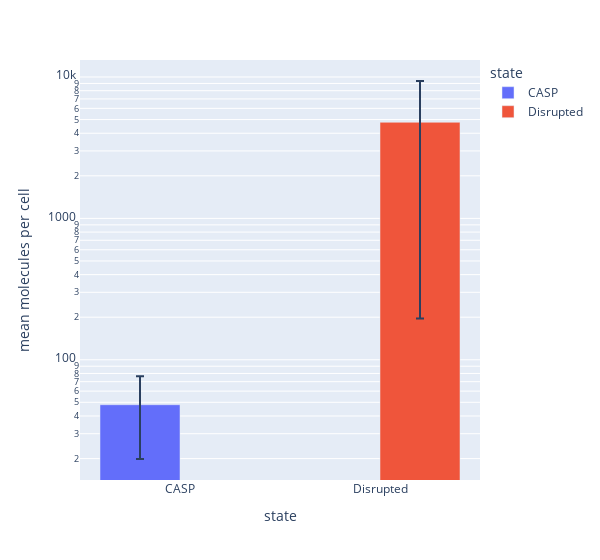

Notebook cell for this chart:
### Code cell
# since there are a lot rRNA, tRNA and ncRNA in the data, we will remove them from the data when calculating the mean molecules per cell:

total_MPC = RPK[RPK['biotype']=='protein_coding'].groupby('file')['ERCC normalized data molecules per cell'].sum().reset_index()
total_MPC['replicate'] = total_MPC['file'].apply(lambda x: x.split('_')[-1])
total_MPC['state'] = total_MPC['file'].apply(lambda x: x.split('_')[0])
total_MPC_stats = total_MPC.groupby(['state'])['ERCC normalized data molecules per cell'].mean().reset_index()
total_MPC_stats = total_MPC_stats.rename(columns={'ERCC normalized data molecules per cell':'mean molecules per cell'})
total_MPC_stats['std molecules per cell'] = total_MPC.groupby(['state'])['ERCC normalized data molecules per cell'].std().reset_index()['ERCC normalized data molecules per cell']
# bar plot of the mean molecules per cell:
fig = px.bar(total_MPC_stats,x='state',y='mean molecules per cell',error_y='std molecules per cell',color='state',barmode='group',log_y=True,width=600)
fig.show()

### Figure 1 — Plotly figure (JSON) as saved in the notebook; plotly's stock layout.template omitted (floating-point values rounded to 4 significant figures)
{"data": [{"alignmentgroup": "True", "error_y": {"array": [28.22]}, "hovertemplate": "state=%{x}<br>mean molecules per cell=%{y}<extra></extra>", "legendgroup": "CASP", "marker": {"color": "#636efa", "pattern": {"shape": ""}}, "name": "CASP", "offsetgroup": "CASP", "orientation": "v", "showlegend": true, "textposition": "auto", "type": "bar", "x": ["CASP"], "xaxis": "x", "y": [48.09], "yaxis": "y"}, {"alignmentgroup": "True", "error_y": {"array": [4587.0]}, "hovertemplate": "state=%{x}<br>mean molecules per cell=%{y}<extra></extra>", "legendgroup": "Disrupted", "marker": {"color": "#EF553B", "pattern": {"shape": ""}}, "name": "Disrupted", "offsetgroup": "Disrupted", "orientation": "v", "showlegend": true, "textposition": "auto", "type": "bar", "x": ["Disrupted"], "xaxis": "x", "y": [4783.0], "yaxis": "y"}], "layout": {"barmode": "group", "legend": {"title": {"text": "state"}, "tracegroupgap": 0}, "margin": {"t": 60}, "width": 600, "xaxis": {"anchor": "y", "categoryarray": ["CASP", "Disrupted"], "categoryorder": "array", "domain": [0, 1], "title": {"text": "state"}}, "yaxis": {"anchor": "x", "domain": [0, 1], "title": {"text": "mean molecules per cell"}, "type": "log"}}}
